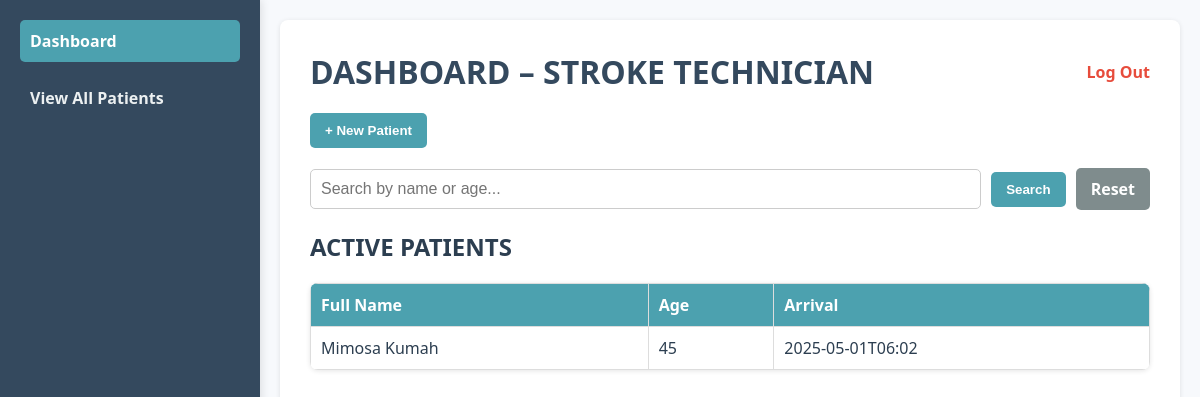
/technician_dashboard, run on the app's committed database.
### app.py (models this page shows)
class Patient(db.Model):
    id = db.Column(db.Integer, primary_key=True)
    fullname = db.Column(db.String(300))
    age = db.Column(db.Integer)
    sex = db.Column(db.String(300))
    arrival = db.Column(db.Integer)
    systolic = db.Column(db.Integer)
    diastolic = db.Column(db.Integer)
    heart_rate = db.Column(db.Integer)
    temperature = db.Column(db.Integer)
    oxygen_saturation = db.Column(db.Integer)
    glucose = db.Column(db.Integer)
    current_medications = db.Column(db.String(300))
    allergies = db.Column(db.String(300))
    stroke_history = db.Column(db.String(500))
    medical_history = db.Column(db.String(500))
    radiologist_notes =db.Column(db.String(500))
    nhiss_score = db.Column(db.Integer)
    radiologist_notes = db.Column(db.String(500))
    diagnosis = db.Column(db.String(500))
    treatment = db.Column(db.String(500))
    neuro_approved = db.Column(db.Boolean, default=False)

### app.py (the view)
@app.route('/technician_dashboard', methods=["GET", "POST"])
def technician_dashboard():
    if request.method == "POST":
        if "reset" in request.form:
            all_patients = Patient.query.order_by(Patient.id.desc()).all()
        else:
            search_query = request.form.get("search_query", "")
            all_patients = Patient.query.filter(
                (Patient.fullname.ilike(f"%{search_query}%")) |
                (cast(Patient.age, db.String).ilike(f"%{search_query}%"))
            ).order_by(Patient.id.desc()).all()
    else:
        all_patients = Patient.query.order_by(Patient.id.desc()).all()
    return render_template('technician_dashboard.html', all_patients=all_patients)

### templates/technician_dashboard.html (shortened to what this page needs)
<!DOCTYPE html>
<html lang="en">
<head>
</head>
<body>
  <div class="container">
    <div class="sidebar">
      <a href="#" class="active">Dashboard</a>
      <a href="{{ url_for('patient_list') }}">View All Patients</a>
    </div>
    <div class="main-content">
      <div class="top-bar">
        <h1>DASHBOARD – STROKE TECHNICIAN</h1>
        <a href="/login" class="logout">Log Out</a>
      </div>
      <form action='/patient_data_entry' method = 'GET'>
        <button  type='submit' class="button">+ New Patient</button>
      </form>
      <form method="POST" action="{{ url_for('technician_dashboard') }}" style="display: flex; align-items: center; gap: 10px; margin-top: 20px;">
        <input type="text" name="search_query" placeholder="Search by name or age..."
               style="padding: 10px; border: 1px solid #ccc; border-radius: 5px; font-size: 1rem; flex: 1;" required>
        <button type="submit" class="button" style="background-color: #4ca1af;">Search</button>
        <a href="{{ url_for('technician_dashboard') }}" class="button"
           style="background-color: #7f8c8d; text-decoration: none; display: inline-block; text-align: center;">
           Reset
        </a>
      </form>
      <h2>ACTIVE PATIENTS</h2>
<table>
  <thead>
    <tr>
      <th>Full Name</th>
      <th>Age</th>
      <th>Arrival</th>
    </tr>
  </thead>
  <tbody id="patientTable">
    {% for patient in all_patients %}
    <tr>
      <td>{{ patient.fullname }}</td>
      <td>{{ patient.age }}</td>
      <td>{{ patient.arrival }}</td>
    </tr>
    {% endfor %}
  </tbody>
</table>

### templates/technician_dashboard.html (style rules this page uses)
body { font-family: 'Segoe UI', Arial, sans-serif; margin: 0; padding: 0; background-color: #f7f9fc; color: #2c3e50; }
.container { display: flex; height: 100vh; }
.sidebar { width: 220px; background-color: #34495e; padding: 20px; box-shadow: 2px 0 8px rgba(0, 0, 0, 0.1); }
.sidebar a { display: block; margin-bottom: 15px; text-decoration: none; color: #ecf0f1; font-weight: bold; padding: 10px; border-radius: 5px; transition: background-color 0.3s ease; }
.sidebar a:hover, .sidebar a.active { background-color: #4ca1af; color: #fff; }
.main-content { flex: 1; padding: 30px; background-color: #ffffff; border-radius: 8px; box-shadow: 0 1px 5px rgba(0, 0, 0, 0.1); margin: 20px; }
.top-bar { display: flex; justify-content: space-between; align-items: center; margin-bottom: 20px; }
.logout { text-decoration: none; color: #e74c3c; font-weight: bold; transition: color 0.3s ease; }
h1 { margin: 0; color: #34495e; }
.button { background-color: #4ca1af; border: none; padding: 10px 15px; border-radius: 5px; cursor: pointer; color: white; font-weight: bold; transition: background-color 0.3s ease; }
table { width: 100%; border-collapse: collapse; margin-top: 20px; background-color: #ffffff; border-radius: 8px; overflow: hidden; box-shadow: 0 1px 5px rgba(0, 0, 0, 0.1); }
th, td { border: 1px solid #ddd; padding: 10px; text-align: left; }
th { background-color: #4ca1af; color: white; font-weight: bold; }

### data on the page
Patient: fullname "Mimosa Kumah", age "45", arrival "2025-05-01T06:02"
